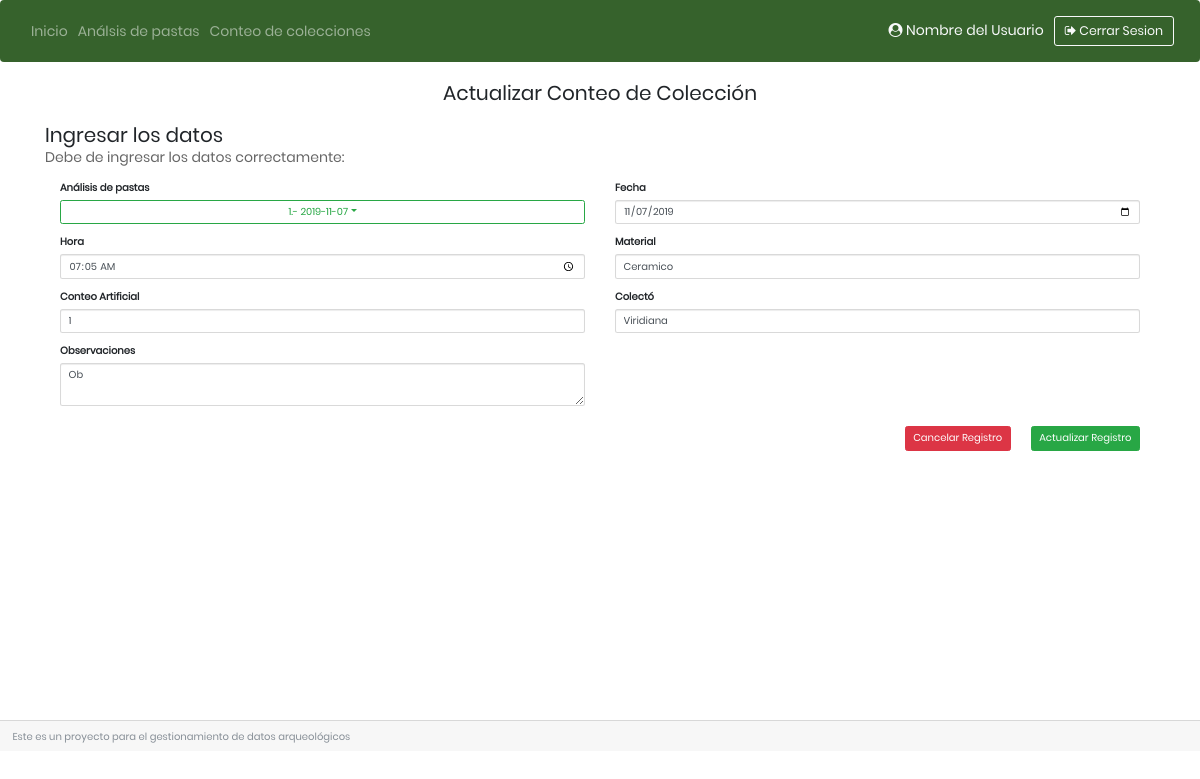
Screenshot of /pages/Conteo/actualizar-conteo.php?idConteo=1 (signed in) with the database file from the repository.
### tables this page shows
CREATE TABLE `conteocolecciones` (
  `idConteo` int(250) NOT NULL AUTO_INCREMENT,
  `Material` varchar(20) NOT NULL,
  `ConteoArti` int(100) NOT NULL,
  `Colecto` varchar(70) NOT NULL,
  `Fecha` date NOT NULL,
  `Hora` time(6) NOT NULL,
  `ObservaConteo` varchar(250) DEFAULT NULL,
  `IdAnalisisPastas` int(4) NOT NULL,
  `Estado` varchar(255) NOT NULL,
  PRIMARY KEY (`idConteo`),
  KEY `IdAnalisisPastas` (`IdAnalisisPastas`),
  CONSTRAINT `conteocolecciones_ibfk_1` FOREIGN KEY (`IdAnalisisPastas`) REFERENCES `analisispastas` (`IdAnalisisPastas`)
);

### pages/Conteo/actualizar-conteo.php (the view, shortened to what this page needs)
<?php
   require ('../../functions/conexion/conexion.php');
   $idConteo = $_GET['idConteo'];
   $sql = "SELECT * FROM conteocolecciones WHERE idConteo='$idConteo'";
   $resultado = mysqli_query($conexion, $sql);
   $row = mysqli_fetch_array($resultado)
?>
<!DOCTYPE html>
<html lang="es">
<head>
    <link rel="stylesheet" href="https://maxcdn.bootstrapcdn.com/bootstrap/3.4.1/css/bootstrap.min.css">
    <link rel='stylesheet' href='https://cdnjs.cloudflare.com/ajax/libs/twitter-bootstrap/4.1.3/css/bootstrap.min.css'>
    <link rel="stylesheet" type="text/css" href="../../other/bootstrap/css/bootstrap.min.css">
    <link rel="stylesheet" type="text/css" href="../../fonts/font-awesome-4.7.0/css/font-awesome.min.css">
    <link rel="stylesheet" type="text/css" href="../../css/main.css">
    <link rel="stylesheet" type="text/css" href="../../css/hierarchy-select.min.css">
</head>
<body>
    <nav class="navbar navbar-expand-lg navbar-dark" style="background: #36622C">
        <div class="collapse navbar-collapse" id="navbarTogglerDemo01">
            <ul class="navbar-nav mr-auto mt-2 mt-lg-0">
                <li class="nav-item">
                    <a class="nav-link" href="#">Inicio</a>
                </li>
                <li class="nav-item">
                    <a class="nav-link" href="../Pastas/analisis-Pastas.php">Análsis de pastas</a>
                </li>
                <li class="nav-item">
                    <a class="nav-link" href="conteo-Colecciones.php">Conteo de colecciones</a>
                </li>
            </ul>
            <form class="form-inline my-2 my-lg-0">
                <li class="nav-item">
                    <a class="nav-link text-light">
                        <i class="fa fa-user-circle" aria-hidden="true"></i>
                        Nombre del Usuario
                    </a>
                </li>
                <a class="btn btn-outline-light btn-lg" href="../../functions/Sesion/cerrarSesion.php">
                    <i class="fa fa-sign-out" onclick="cerrarSesion()" aria-hidden="true"></i>
                    Cerrar Sesion
                </a>
            </form>
        </div>
    </nav>
    <div class="container-fluid text-center" style="margin-bottom:20px">
        <h2>Actualizar Conteo de Colección</h2>
    </div>
    <div class="container" style="min-height:72vh">
        <h2>Ingresar los datos</h2>
        <p>Debe de ingresar los datos correctamente:</p>
        <form class="form-horizontal validate-form" action="../../functions/Conteo/actualizarConteo.php" method="POST"
            enctype="multipart/form-data" autocomplete="off">
            <div class="container">
                <div class="row">
                    <div class="col-6">
                        <label>Análisis de pastas</label>
                        <div class="dropdown hierarchy-select" id="combo">
                            <button type="button" class="btn btn-outline-success btn-md dropdown-toggle col" id="example-two-button"
                                data-toggle="dropdown" aria-haspopup="true" aria-expanded="false"><?php echo $row["IdAnalisisPastas"].".- ".$row["Fecha"]?></button>
                        </div>
                    </div>
                    <div class="col-6">
                        <label>Fecha</label>
                        <input class="form-control" id="Fecha" type="date" name="Fecha" value="<?php echo $row['Fecha']?>">
                    </div>
                    <div class="col-6">
                        <label>Hora</label>
                        <input class="form-control" id="Hora" type="time" maxlength="20" minlength="0"
                            placeholder="Hora" name="Hora" value="<?php echo date("H:i", strtotime($row['Hora'])) ?>">
                    </div>
                    <div class="col-6 validate-input" data-validate="Ingresa el material">
                        <label>Material</label>
                        <input class="form-control" id="Material" type="text" maxlength="20" minlength="0"
                            placeholder="Material" name="Material" value="<?php echo $row['Material']?>">
                    </div>
                    <div class="col-6">
                        <label>Conteo Artificial</label>
                        <input class="form-control" id="ConteoArti" type="number" pattern="{0-9}" min="0"
                            max="999999999999" maxlength="12" minlength="0" placeholder="Conteo Artificial"
                            name="ConteoArti"  value="<?php echo $row['ConteoArti']?>">
                    </div>
                    <div class="col-6">
                        <label>Colectó</label>
                        <input class="form-control" id="Colecto" type="text" maxlength="30" minlength="0"
                            placeholder="Colectó" name="Colecto"  value="<?php echo $row['Colecto']?>">
                    </div>
                    <div class="col-6">
                        <label for="comment">Observaciones</label>
                        <textarea class="form-control" rows="2" id="comment" maxlength="500" minlength="0"
                            placeholder="Observaciones" name="Observaciones" id="Observaciones" style="font-size: 10pt;"
                            ><?php echo $row['ObservaConteo']?></textarea>
                    </div>
                    <div class="col-6">
                    </div>
                </div>
            </div>
            <div class="col d-flex flex-row-reverse" style="margin-top:20px">
                <input type="submit" class="btn btn-success" value="Actualizar Registro">
                <a href="conteo-Colecciones.php" type="submit" class="btn btn-danger" style="margin-right:20px">Cancelar
                    Registro</a>
            </div>
        </form>
    </div>
    <footer class="card-footer text-muted absolute-bottom" style="margin-top:20px">
        Este es un proyecto para el gestionamiento de datos arqueológicos
    </footer>
</body>
</html>

### css/main.css (style rules this page uses)
* { margin: 0px; padding: 0px; box-sizing: border-box; }
body, html { height: 100%; font-family: Poppins-Regular, sans-serif; }
a { font-family: Poppins-Regular; font-size: 14px; line-height: 1.7; color: #666666; margin: 0px; transition: all 0.4s; -webkit-transition: all 0.4s; -o-transition: all 0.4s; -moz-transition: all 0.4s; }
h1,h2,h3,h4,h5,h6 { margin: 0px; }
p { font-family: Poppins-Regular; font-size: 14px; line-height: 1.7; color: #666666; margin: 0px; }
ul, li { margin: 0px; list-style-type: none; }
input { outline: none; border: none; }
textarea { outline: none; border: none; }
button { outline: none !important; border: none; background: transparent; }
.validate-input { position: relative; }

### pages/Conteo/actualizar-conteo.php (style rules this page uses)
.col-6 { padding-top: 10px; }

### rows the page displays
conteocolecciones: IdAnalisisPastas "1", Fecha "2019-11-07", Fecha "11/07/2019", Hora "07:05", Material "Ceramico", ConteoArti "1", Colecto "Viridiana", Observaciones "Ob"
